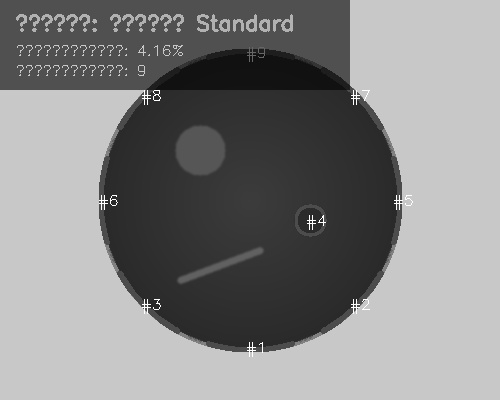
#> input picture images/test_bad_apple.jpg, 500 x 400 px; its folder holds only this picture in this run
$ python build_defect_clean_pool.py   (older library calls are emulated)
#> lines starting #> are read from the running program, lines starting #| are printed output that depends on the picture
# -*- coding: utf-8 -*-
"""从所有缺陷相关图片池里，挑出「干净、不重复」的候选集，供人工精标。

做法：
  1. 汇总所有缺陷相关文件夹的图（跨文件夹大量重复）；
  2. dHash 全量两两聚类（距离 <= thresh 视为同源），把重复/近重复并簇；
  3. 每簇只保留 1 张代表图 —— 按「清晰度(拉普拉斯方差) x 分辨率」选最佳；
  4. 输出到 defect_clean_pool/images/ + manifest.csv + 可视化的 gallery.html。

结果：把 N 千张高度重复的图，压成"每个来源一张"的干净候选池。

用法:
  python scripts/build_defect_clean_pool.py [--thresh 5] [--out DIR]
"""
import argparse
import csv
import os
import sys
import html
import shutil

import cv2
import numpy as np

ROOT = os.path.dirname(os.path.dirname(os.path.abspath(__file__)))
IMG_EXT = (".jpg", ".jpeg", ".png", ".bmp")

POOLS = [
    ("defect_dataset_v2", os.path.join(ROOT, "defect_dataset_v2", "images")),
    ("defect_dataset_yolo", os.path.join(ROOT, "defect_dataset_yolo", "images")),
    ("defect_annotate", os.path.join(ROOT, "defect_annotate", "images")),
    ("defect_label", os.path.join(ROOT, "defect_label", "images")),
    ("missed", os.path.join(ROOT, "漏检样本")),
    ("teacher", os.path.join(ROOT, "teacher_dataset")),
    ("vlm_seed", os.path.join(ROOT, "vlm_seed_400")),
    ("collected_bad", os.path.join(ROOT, "dataset_collected", "apple", "不合格")),
]


def imread_u(path):
    return cv2.imdecode(np.fromfile(path, dtype=np.uint8), cv2.IMREAD_GRAYSCALE)


def dhash_and_sharp(path):
    g = imread_u(path)
    if g is None:
        return None, 0.0, (0, 0)
    h, w = g.shape[:2]
    small = cv2.resize(g, (9, 8), interpolation=cv2.INTER_AREA)
    bits = (small[:, 1:] > small[:, :-1]).flatten()
    v = 0
    for b in bits:
        v = (v << 1) | int(b)
    gs = cv2.resize(g, (256, 256), interpolation=cv2.INTER_AREA) if max(h, w) > 256 else g
    sharp = float(cv2.Laplacian(gs, cv2.CV_64F).var())
    return v, sharp, (w, h)


def label_exists(img_path):
    base = os.path.splitext(img_path)[0] + ".txt"
    for a, b in (("images", "labels"), ("images", "lables")):
        if os.sep + a + os.sep in img_path:
            p = img_path.replace(os.sep + a + os.sep, os.sep + b + os.sep)
            p = os.path.splitext(p)[0] + ".txt"
            if os.path.exists(p) and os.path.getsize(p) > 0:
                return True
    return os.path.exists(base) and os.path.getsize(base) > 0


class DSU:
    def __init__(self, n):
        self.p = list(range(n))

    def find(self, x):
        while self.p[x] != x:
            self.p[x] = self.p[self.p[x]]
            x = self.p[x]
        return x

    def union(self, a, b):
        ra, rb = self.find(a), self.find(b)
        if ra != rb:
            self.p[rb] = ra


def main():
    ap = argparse.ArgumentParser()
    ap.add_argument("--thresh", type=int, default=5)
    ap.add_argument("--out", default=os.path.join(ROOT, "defect_clean_pool"))
    args = ap.parse_args()

    items = []   # (path, pool_name)
    for name, d in POOLS:
        if not os.path.isdir(d):
            print("跳过(不存在):", name)
            continue
        n0 = len(items)
        for root, _, fs in os.walk(d):
            for f in fs:
                if f.lower().endswith(IMG_EXT):
                    items.append((os.path.join(root, f), name))
        print("%-18s +%d" % (name, len(items) - n0))
    print("合计图片:", len(items))

    print("计算 dHash + 清晰度 ...")
    hashes, sharp, size, keep = [], [], [], []
    for i, (p, _) in enumerate(items):
        h, s, wh = dhash_and_sharp(p)
#> in imread_u, returned value is the input picture: shape (400, 500); min 11, max 255, mean 131.5
#> the loop in dhash_and_sharp, `for b in bits:` made 64 passes
#> (b, v) on passes 3 to 14: (False, 6), (True, 13), (False, 26), (True, 53), (True, 107), (False, 214), (True, 429), (False, 858), (False, 1716), (False, 3432), (True, 6865), (True, 13731)
#> v on passes 1 to 2: 1, 3
#> after the loop in dhash_and_sharp, `for b in bits:`: v = 15460302418706107912
#> in dhash_and_sharp, `gs = cv2.resize(g, (256, 256), interpolation=cv2.INTER_AREA) if max(h,..`:
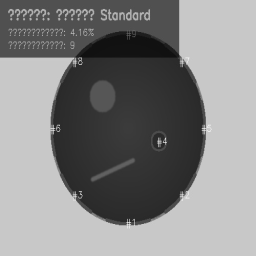
#> gs: shape (256, 256); min 16, max 235, mean 131.5
#> in dhash_and_sharp, `sharp = float(cv2.Laplacian(gs, cv2.CV_64F).var())`: sharp = 661.3
#> h = 15460302418706107912; s = 661.3; wh = (500, 400)
        if h is not None:
            hashes.append(h); sharp.append(s); size.append(wh); keep.append(i)
        if (i + 1) % 3000 == 0:
            print("  ", i + 1, "/", len(items), flush=True)
    items = [items[i] for i in keep]
    hashes = np.array(hashes, dtype=np.uint64)
    print("有效:", len(hashes))

    print("聚类 (thresh=%d) ..." % args.thresh)
    n = len(hashes)
    dsu = DSU(n)
    seen = {}
    for i in range(n):
        k = int(hashes[i])
        if k in seen:
            dsu.union(seen[k], i)
        else:
            seen[k] = i
    for s in range(0, n, 256):
        e = min(n, s + 256)
        xor = hashes[s:e, None] ^ hashes[None, :]
        x = xor - ((xor >> 1) & 0x5555555555555555)
        x = (x & 0x3333333333333333) + ((x >> 2) & 0x3333333333333333)
        x = (x + (x >> 4)) & 0x0F0F0F0F0F0F0F0F
        pc = (x * 0x0101010101010101) >> 56
        ii, jj = np.where(pc <= args.thresh)
        for a, b in zip(ii.tolist(), jj.tolist()):
            gi = s + a
            if gi != b:
                dsu.union(gi, b)

    groups = {}
    for i in range(n):
        groups.setdefault(dsu.find(i), []).append(i)
    sizes = sorted((len(v) for v in groups.values()), reverse=True)
    print("独立来源 %d 个 (最大来源 %d 张, 前10: %s)"
          % (len(groups), sizes[0], sizes[:10]))
    print("压缩率: %d -> %d 张 (去掉 %.0f%%)"
          % (n, len(groups), 100 * (1 - len(groups) / max(1, n))))

    out = args.out
    imgdir = os.path.join(out, "images")
    thdir = os.path.join(out, "thumbs")
    for d in (imgdir, thdir):
        os.makedirs(d, exist_ok=True)

    rows = []
    print("导出代表图 ...")
    for ci, (r, idxs) in enumerate(sorted(groups.items(), key=lambda kv: -len(kv[1])), 1):
        # 代表图 = 清晰度 x 分辨率 最高者
        best = max(idxs, key=lambda i: sharp[i] * (1 + size[i][0] * size[i][1] / 1e6))
        src = items[best][0]
        w, h = size[best]
        fname = "c%05d.jpg" % ci
        dst = os.path.join(imgdir, fname)
        try:
            im = cv2.imdecode(np.fromfile(src, dtype=np.uint8), cv2.IMREAD_COLOR)
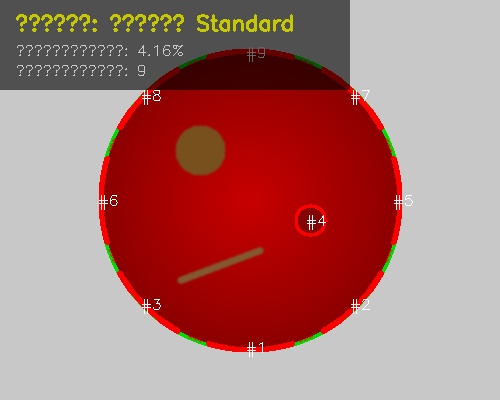
#> im: shape (400, 500, 3); mean B, G, R 112.8, 115.9, 169.3
            if im is None:
                continue
            if max(im.shape[:2]) > 1600:
                sc = 1600.0 / max(im.shape[:2])
                im = cv2.resize(im, (int(im.shape[1] * sc), int(im.shape[0] * sc)),
                                interpolation=cv2.INTER_AREA)
            cv2.imencode(".jpg", im, [int(cv2.IMWRITE_JPEG_QUALITY), 92])[1].tofile(dst)
            th = cv2.resize(im, (220, int(220 * im.shape[0] / im.shape[1])))
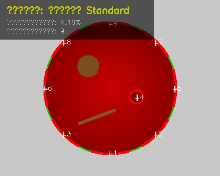
#> th: shape (176, 220, 3); mean B, G, R 112.8, 115.8, 169.2
            cv2.imencode(".jpg", th, [int(cv2.IMWRITE_JPEG_QUALITY), 80])[1].tofile(
                os.path.join(thdir, "c%05d.jpg" % ci))
        except Exception:
            continue
        pools = sorted({items[i][1] for i in idxs})
        has_lab = any(label_exists(items[i][0]) for i in idxs)
        rows.append([fname, ci, len(idxs), "|".join(pools), int(has_lab),
                     round(sharp[best], 1), "%dx%d" % (w, h),
                     os.path.relpath(src, ROOT)])

    with open(os.path.join(out, "manifest.csv"), "w", newline="", encoding="utf-8-sig") as f:
        w = csv.writer(f)
        w.writerow(["filename", "cluster", "n_merged", "pools", "has_label",
                    "sharpness", "size", "origin"])
        w.writerows(rows)

    # 简单可视化画廊
    cards = []
    for r in rows:
        tag = "有标注" if r[4] else "无标注"
        cards.append(
            '<figure><img src="thumbs/%s" loading="lazy"><figcaption>%s<br>'
            '<small>%s · 合并%d张 · %s</small></figcaption></figure>'
            % (r[0], r[0], tag, r[2], html.escape(r[3])))
    with open(os.path.join(out, "gallery.html"), "w", encoding="utf-8") as f:
        f.write("<!doctype html><meta charset='utf-8'><title>缺陷候选池</title>"
                "<style>body{background:#111;color:#ddd;font:13px system-ui;margin:16px}"
                ".grid{display:grid;grid-template-columns:repeat(auto-fill,minmax(220px,1fr));gap:10px}"
                "figure{margin:0;background:#1b1b1b;border-radius:8px;overflow:hidden}"
                "img{width:100%%;display:block}figcaption{padding:6px 8px}"
                "small{color:#888}</style>"
                "<h2>缺陷候选池（每个来源只留 1 张）</h2><p>共 %d 张</p>"
                "<div class='grid'>%s</div>" % (len(rows), "".join(cards)))

    print("\n输出: %s" % out)
    print("  images/  %d 张干净代表图" % len(rows))
    print("  manifest.csv / gallery.html（浏览器打开可逐张浏览挑选）")


if __name__ == "__main__":
    main()
